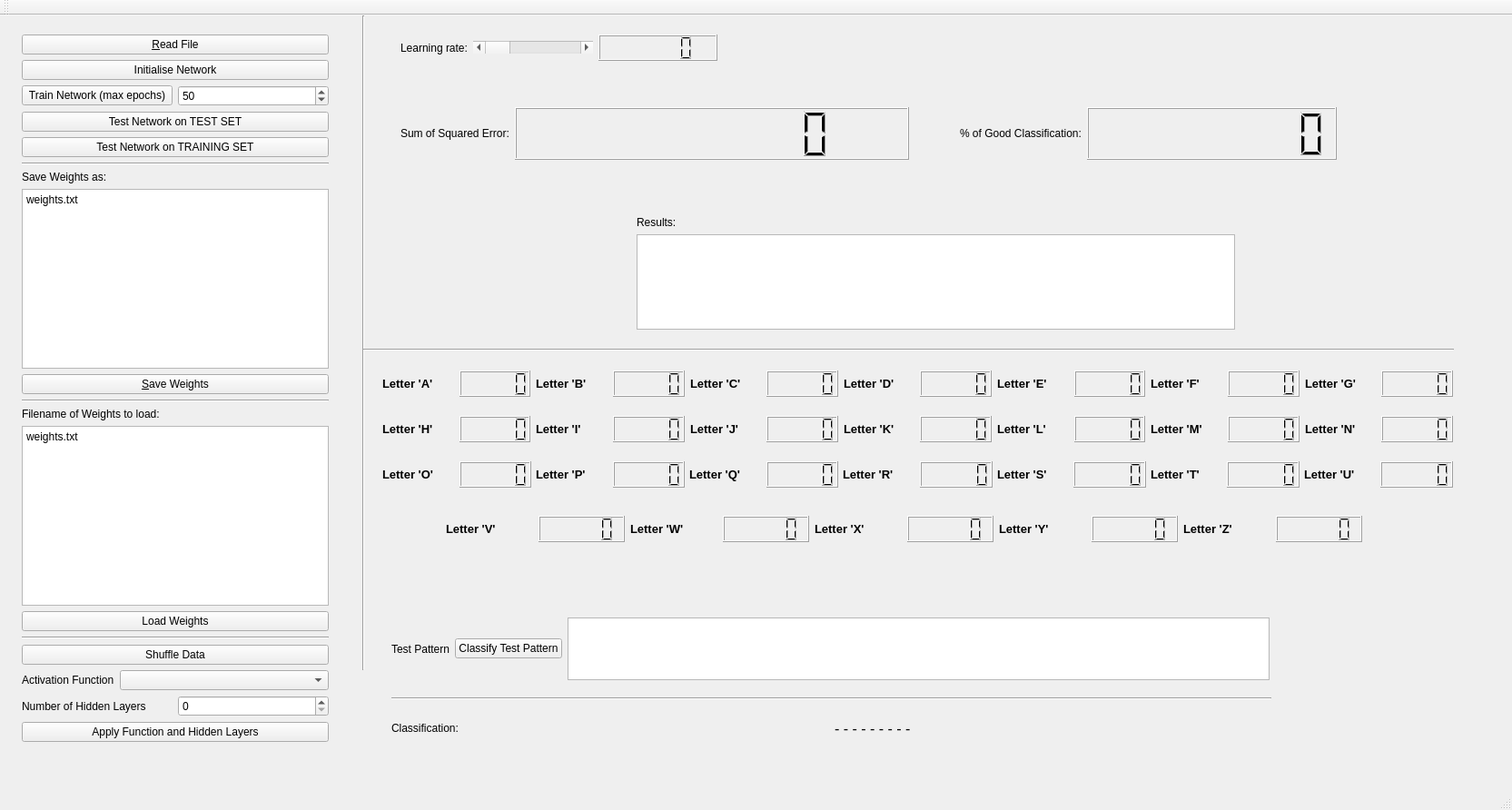
<?xml version="1.0" encoding="UTF-8"?>
<ui version="4.0">
 <class>MainWindow</class>
 <widget class="QMainWindow" name="MainWindow">
  <property name="geometry">
   <rect>
    <x>0</x>
    <y>0</y>
    <width>1665</width>
    <height>892</height>
   </rect>
  </property>
  <property name="windowTitle">
   <string>Neural Network Application:  CHARACTER RECOGNITION</string>
  </property>
  <widget class="QWidget" name="centralWidget">
   <widget class="QWidget" name="verticalLayoutWidget">
    <property name="geometry">
     <rect>
      <x>13</x>
      <y>10</y>
      <width>360</width>
      <height>801</height>
     </rect>
    </property>
    <layout class="QVBoxLayout" name="verticalLayout">
     <property name="sizeConstraint">
      <enum>QLayout::SetDefaultConstraint</enum>
     </property>
     <item>
      <widget class="QPushButton" name="pushButton_Read_File">
       <property name="text">
        <string>&amp;Read File</string>
       </property>
      </widget>
     </item>
     <item>
      <widget class="QPushButton" name="pushButton_Initialise_Network">
       <property name="text">
        <string>Initialise Network</string>
       </property>
      </widget>
     </item>
     <item>
      <layout class="QHBoxLayout" name="horizontalLayout_8">
       <item>
        <widget class="QPushButton" name="pushButton_Train_Network_Max_Epochs">
         <property name="text">
          <string>Train Network (max epochs)</string>
         </property>
        </widget>
       </item>
       <item>
        <widget class="QSpinBox" name="spinBox_training_Epochs">
         <property name="maximum">
          <number>9999</number>
         </property>
         <property name="value">
          <number>50</number>
         </property>
        </widget>
       </item>
      </layout>
     </item>
     <item>
      <widget class="QPushButton" name="pushButton_Test_All_Patterns">
       <property name="text">
        <string>Test Network on TEST SET</string>
       </property>
      </widget>
     </item>
     <item>
      <widget class="QPushButton" name="pushButton_testNetOnTrainingSet">
       <property name="text">
        <string>Test Network on TRAINING SET</string>
       </property>
      </widget>
     </item>
     <item>
      <widget class="Line" name="line_6">
       <property name="orientation">
        <enum>Qt::Horizontal</enum>
       </property>
      </widget>
     </item>
     <item>
      <widget class="QLabel" name="label_9">
       <property name="text">
        <string>Save Weights as:</string>
       </property>
      </widget>
     </item>
     <item>
      <widget class="QPlainTextEdit" name="plainTextEdit_saveWeightsAs">
       <property name="plainText">
        <string>weights.txt</string>
       </property>
      </widget>
     </item>
     <item>
      <widget class="QPushButton" name="pushButton_Save_Weights">
       <property name="text">
        <string>&amp;Save Weights</string>
       </property>
      </widget>
     </item>
     <item>
      <widget class="Line" name="line_5">
       <property name="orientation">
        <enum>Qt::Horizontal</enum>
       </property>
      </widget>
     </item>
     <item>
      <widget class="QLabel" name="label_8">
       <property name="text">
        <string>Filename of Weights to load:</string>
       </property>
      </widget>
     </item>
     <item>
      <widget class="QPlainTextEdit" name="plainTextEdit_fileNameLoadWeights">
       <property name="sizePolicy">
        <sizepolicy hsizetype="Expanding" vsizetype="Expanding">
         <horstretch>0</horstretch>
         <verstretch>0</verstretch>
        </sizepolicy>
       </property>
       <property name="plainText">
        <string>weights.txt</string>
       </property>
      </widget>
     </item>
     <item>
      <widget class="QPushButton" name="pushButton_Load_Weights">
       <property name="text">
        <string>Load Weights</string>
       </property>
      </widget>
     </item>
     <item>
      <widget class="Line" name="line_3">
       <property name="orientation">
        <enum>Qt::Horizontal</enum>
       </property>
      </widget>
     </item>
     <item>
      <widget class="QPushButton" name="pushButton_Shuffle_Data">
       <property name="text">
        <string>Shuffle Data</string>
       </property>
      </widget>
     </item>
     <item>
      <layout class="QHBoxLayout" name="horizontalLayout_12">
       <item>
        <widget class="QLabel" name="label_36">
         <property name="sizePolicy">
          <sizepolicy hsizetype="Maximum" vsizetype="Preferred">
           <horstretch>0</horstretch>
           <verstretch>0</verstretch>
          </sizepolicy>
         </property>
         <property name="font">
          <font>
           <weight>50</weight>
           <bold>false</bold>
          </font>
         </property>
         <property name="text">
          <string>Activation Function</string>
         </property>
        </widget>
       </item>
       <item>
        <widget class="QComboBox" name="comboBox"/>
       </item>
      </layout>
     </item>
     <item>
      <layout class="QHBoxLayout" name="horizontalLayout_13">
       <item>
        <widget class="QLabel" name="label_37">
         <property name="sizePolicy">
          <sizepolicy hsizetype="Preferred" vsizetype="Preferred">
           <horstretch>0</horstretch>
           <verstretch>0</verstretch>
          </sizepolicy>
         </property>
         <property name="text">
          <string>Number of Hidden Layers</string>
         </property>
        </widget>
       </item>
       <item>
        <widget class="QSpinBox" name="spinBox_HiddenLayers"/>
       </item>
      </layout>
     </item>
     <item>
      <widget class="QPushButton" name="pushButton_ApplyFunction_and_HiddenLayer">
       <property name="text">
        <string>Apply Function and Hidden Layers</string>
       </property>
      </widget>
     </item>
    </layout>
   </widget>
   <widget class="QWidget" name="horizontalLayoutWidget">
    <property name="geometry">
     <rect>
      <x>430</x>
      <y>10</y>
      <width>371</width>
      <height>51</height>
     </rect>
    </property>
    <layout class="QHBoxLayout" name="horizontalLayout">
     <item>
      <widget class="QLabel" name="label">
       <property name="text">
        <string>Learning rate:</string>
       </property>
      </widget>
     </item>
     <item>
      <widget class="QScrollBar" name="horizScrollBar_LearningRate">
       <property name="sizePolicy">
        <sizepolicy hsizetype="Minimum" vsizetype="Fixed">
         <horstretch>1</horstretch>
         <verstretch>0</verstretch>
        </sizepolicy>
       </property>
       <property name="maximum">
        <number>500</number>
       </property>
       <property name="orientation">
        <enum>Qt::Horizontal</enum>
       </property>
      </widget>
     </item>
     <item>
      <widget class="QLCDNumber" name="lcdNumber_LearningRate">
       <property name="sizePolicy">
        <sizepolicy hsizetype="Minimum" vsizetype="Minimum">
         <horstretch>1</horstretch>
         <verstretch>0</verstretch>
        </sizepolicy>
       </property>
       <property name="layoutDirection">
        <enum>Qt::LeftToRight</enum>
       </property>
       <property name="lineWidth">
        <number>1</number>
       </property>
       <property name="smallDecimalPoint">
        <bool>true</bool>
       </property>
      </widget>
     </item>
    </layout>
   </widget>
   <widget class="Line" name="line">
    <property name="geometry">
     <rect>
      <x>390</x>
      <y>0</y>
      <width>20</width>
      <height>721</height>
     </rect>
    </property>
    <property name="orientation">
     <enum>Qt::Vertical</enum>
    </property>
   </widget>
   <widget class="Line" name="line_4">
    <property name="geometry">
     <rect>
      <x>400</x>
      <y>360</y>
      <width>1201</width>
      <height>16</height>
     </rect>
    </property>
    <property name="orientation">
     <enum>Qt::Horizontal</enum>
    </property>
   </widget>
   <widget class="QWidget" name="verticalLayoutWidget_2">
    <property name="geometry">
     <rect>
      <x>690</x>
      <y>210</y>
      <width>681</width>
      <height>147</height>
     </rect>
    </property>
    <layout class="QVBoxLayout" name="verticalLayout_2">
     <item>
      <widget class="QLabel" name="label_10">
       <property name="text">
        <string>Results:</string>
       </property>
      </widget>
     </item>
     <item>
      <widget class="QPlainTextEdit" name="plainTextEdit_results"/>
     </item>
    </layout>
   </widget>
   <widget class="QWidget" name="horizontalLayoutWidget_4">
    <property name="geometry">
     <rect>
      <x>410</x>
      <y>430</y>
      <width>1201</width>
      <height>51</height>
     </rect>
    </property>
    <layout class="QHBoxLayout" name="horizontalLayout_4">
     <item>
      <widget class="QLabel" name="label_15">
       <property name="font">
        <font>
         <pointsize>10</pointsize>
         <weight>75</weight>
         <bold>true</bold>
        </font>
       </property>
       <property name="text">
        <string>Letter 'H'</string>
       </property>
      </widget>
     </item>
     <item>
      <widget class="QLCDNumber" name="lcdNumber_H"/>
     </item>
     <item>
      <widget class="QLabel" name="label_16">
       <property name="font">
        <font>
         <pointsize>10</pointsize>
         <weight>75</weight>
         <bold>true</bold>
        </font>
       </property>
       <property name="text">
        <string>Letter 'I'</string>
       </property>
      </widget>
     </item>
     <item>
      <widget class="QLCDNumber" name="lcdNumber_I"/>
     </item>
     <item>
      <widget class="QLabel" name="label_17">
       <property name="font">
        <font>
         <pointsize>10</pointsize>
         <weight>75</weight>
         <bold>true</bold>
        </font>
       </property>
       <property name="text">
        <string>Letter 'J'</string>
       </property>
      </widget>
     </item>
     <item>
      <widget class="QLCDNumber" name="lcdNumber_J"/>
     </item>
     <item>
      <widget class="QLabel" name="label_18">
       <property name="font">
        <font>
         <pointsize>10</pointsize>
         <weight>75</weight>
         <bold>true</bold>
        </font>
       </property>
       <property name="text">
        <string>Letter 'K'</string>
       </property>
      </widget>
     </item>
     <item>
      <widget class="QLCDNumber" name="lcdNumber_K"/>
     </item>
     <item>
      <widget class="QLabel" name="label_19">
       <property name="font">
        <font>
         <pointsize>10</pointsize>
         <weight>75</weight>
         <bold>true</bold>
        </font>
       </property>
       <property name="text">
        <string>Letter 'L'</string>
       </property>
      </widget>
     </item>
     <item>
      <widget class="QLCDNumber" name="lcdNumber_L"/>
     </item>
     <item>
      <widget class="QLabel" name="label_20">
       <property name="font">
        <font>
         <pointsize>10</pointsize>
         <weight>75</weight>
         <bold>true</bold>
        </font>
       </property>
       <property name="text">
        <string>Letter 'M'</string>
       </property>
      </widget>
     </item>
     <item>
      <widget class="QLCDNumber" name="lcdNumber_M"/>
     </item>
     <item>
      <widget class="QLabel" name="label_21">
       <property name="font">
        <font>
         <pointsize>10</pointsize>
         <weight>75</weight>
         <bold>true</bold>
        </font>
       </property>
       <property name="text">
        <string>Letter 'N'</string>
       </property>
      </widget>
     </item>
     <item>
      <widget class="QLCDNumber" name="lcdNumber_N"/>
     </item>
    </layout>
   </widget>
   <widget class="QWidget" name="horizontalLayoutWidget_10">
    <property name="geometry">
     <rect>
      <x>430</x>
      <y>90</y>
      <width>1053</width>
      <height>80</height>
     </rect>
    </property>
    <layout class="QHBoxLayout" name="horizontalLayout_11">
     <item>
      <layout class="QHBoxLayout" name="horizontalLayout_2">
       <item>
        <widget class="QLabel" name="label_2">
         <property name="sizePolicy">
          <sizepolicy hsizetype="Preferred" vsizetype="Preferred">
           <horstretch>0</horstretch>
           <verstretch>0</verstretch>
          </sizepolicy>
         </property>
         <property name="text">
          <string>Sum of Squared Error:</string>
         </property>
        </widget>
       </item>
       <item>
        <widget class="QLCDNumber" name="lcdNumber_SSE">
         <property name="sizePolicy">
          <sizepolicy hsizetype="Minimum" vsizetype="Minimum">
           <horstretch>1</horstretch>
           <verstretch>0</verstretch>
          </sizepolicy>
         </property>
         <property name="minimumSize">
          <size>
           <width>175</width>
           <height>0</height>
          </size>
         </property>
         <property name="layoutDirection">
          <enum>Qt::LeftToRight</enum>
         </property>
         <property name="lineWidth">
          <number>1</number>
         </property>
         <property name="smallDecimalPoint">
          <bool>true</bool>
         </property>
         <property name="digitCount">
          <number>8</number>
         </property>
        </widget>
       </item>
       <item>
        <spacer name="horizontalSpacer_6">
         <property name="orientation">
          <enum>Qt::Horizontal</enum>
         </property>
         <property name="sizeHint" stdset="0">
          <size>
           <width>50</width>
           <height>20</height>
          </size>
         </property>
        </spacer>
       </item>
       <item>
        <layout class="QHBoxLayout" name="horizontalLayout_9">
         <item>
          <widget class="QLabel" name="label_11">
           <property name="text">
            <string>% of Good Classification:</string>
           </property>
          </widget>
         </item>
         <item>
          <widget class="QLCDNumber" name="lcdNumber_percentageOfGoodClassification">
           <property name="sizePolicy">
            <sizepolicy hsizetype="Minimum" vsizetype="Minimum">
             <horstretch>1</horstretch>
             <verstretch>0</verstretch>
            </sizepolicy>
           </property>
           <property name="minimumSize">
            <size>
             <width>275</width>
             <height>0</height>
            </size>
           </property>
           <property name="font">
            <font>
             <pointsize>8</pointsize>
             <weight>75</weight>
             <bold>true</bold>
            </font>
           </property>
           <property name="layoutDirection">
            <enum>Qt::LeftToRight</enum>
           </property>
           <property name="lineWidth">
            <number>1</number>
           </property>
           <property name="smallDecimalPoint">
            <bool>true</bool>
           </property>
           <property name="digitCount">
            <number>8</number>
           </property>
          </widget>
         </item>
        </layout>
       </item>
      </layout>
     </item>
    </layout>
   </widget>
   <widget class="QWidget" name="verticalLayoutWidget_3">
    <property name="geometry">
     <rect>
      <x>420</x>
      <y>600</y>
      <width>991</width>
      <height>221</height>
     </rect>
    </property>
    <layout class="QVBoxLayout" name="verticalLayout_3">
     <item>
      <spacer name="verticalSpacer_2">
       <property name="orientation">
        <enum>Qt::Vertical</enum>
       </property>
       <property name="sizeHint" stdset="0">
        <size>
         <width>20</width>
         <height>40</height>
        </size>
       </property>
      </spacer>
     </item>
     <item>
      <widget class="Line" name="line_2">
       <property name="orientation">
        <enum>Qt::Horizontal</enum>
       </property>
      </widget>
     </item>
     <item>
      <layout class="QHBoxLayout" name="horizontalLayout_7">
       <item>
        <widget class="QLabel" name="label_7">
         <property name="text">
          <string>Classification:</string>
         </property>
        </widget>
       </item>
       <item>
        <widget class="QLabel" name="label_Classification">
         <property name="minimumSize">
          <size>
           <width>0</width>
           <height>50</height>
          </size>
         </property>
         <property name="font">
          <font>
           <pointsize>12</pointsize>
          </font>
         </property>
         <property name="text">
          <string>- - - - - - - - - </string>
         </property>
        </widget>
       </item>
      </layout>
     </item>
    </layout>
   </widget>
   <widget class="QWidget" name="horizontalLayoutWidget_2">
    <property name="geometry">
     <rect>
      <x>410</x>
      <y>480</y>
      <width>1201</width>
      <height>51</height>
     </rect>
    </property>
    <layout class="QHBoxLayout" name="horizontalLayout_10">
     <property name="spacing">
      <number>5</number>
     </property>
     <item>
      <widget class="QLabel" name="label_22">
       <property name="font">
        <font>
         <pointsize>10</pointsize>
         <weight>75</weight>
         <bold>true</bold>
        </font>
       </property>
       <property name="text">
        <string>Letter 'O'</string>
       </property>
      </widget>
     </item>
     <item>
      <widget class="QLCDNumber" name="lcdNumber_O"/>
     </item>
     <item>
      <widget class="QLabel" name="label_23">
       <property name="font">
        <font>
         <pointsize>10</pointsize>
         <weight>75</weight>
         <bold>true</bold>
        </font>
       </property>
       <property name="text">
        <string>Letter 'P'</string>
       </property>
      </widget>
     </item>
     <item>
      <widget class="QLCDNumber" name="lcdNumber_P"/>
     </item>
     <item>
      <widget class="QLabel" name="label_24">
       <property name="font">
        <font>
         <pointsize>10</pointsize>
         <weight>75</weight>
         <bold>true</bold>
        </font>
       </property>
       <property name="text">
        <string>Letter 'Q'</string>
       </property>
      </widget>
     </item>
     <item>
      <widget class="QLCDNumber" name="lcdNumber_Q"/>
     </item>
     <item>
      <widget class="QLabel" name="label_25">
       <property name="font">
        <font>
         <pointsize>10</pointsize>
         <weight>75</weight>
         <bold>true</bold>
         <strikeout>false</strikeout>
        </font>
       </property>
       <property name="text">
        <string>Letter 'R'</string>
       </property>
      </widget>
     </item>
     <item>
      <widget class="QLCDNumber" name="lcdNumber_R"/>
     </item>
     <item>
      <widget class="QLabel" name="label_26">
       <property name="font">
        <font>
         <pointsize>10</pointsize>
         <weight>75</weight>
         <bold>true</bold>
        </font>
       </property>
       <property name="text">
        <string>Letter 'S'</string>
       </property>
      </widget>
     </item>
     <item>
      <widget class="QLCDNumber" name="lcdNumber_S"/>
     </item>
     <item>
      <widget class="QLabel" name="label_27">
       <property name="font">
        <font>
         <pointsize>10</pointsize>
         <weight>75</weight>
         <bold>true</bold>
        </font>
       </property>
       <property name="text">
        <string>Letter 'T'</string>
       </property>
      </widget>
     </item>
     <item>
      <widget class="QLCDNumber" name="lcdNumber_T"/>
     </item>
     <item>
      <widget class="QLabel" name="label_28">
       <property name="font">
        <font>
         <pointsize>10</pointsize>
         <weight>75</weight>
         <bold>true</bold>
        </font>
       </property>
       <property name="text">
        <string>Letter 'U'</string>
       </property>
      </widget>
     </item>
     <item>
      <widget class="QLCDNumber" name="lcdNumber_U"/>
     </item>
    </layout>
   </widget>
   <widget class="QWidget" name="horizontalLayoutWidget_3">
    <property name="geometry">
     <rect>
      <x>410</x>
      <y>380</y>
      <width>1201</width>
      <height>51</height>
     </rect>
    </property>
    <layout class="QHBoxLayout" name="horizontalLayout_5">
     <item>
      <widget class="QLabel" name="label_4">
       <property name="font">
        <font>
         <pointsize>10</pointsize>
         <weight>75</weight>
         <bold>true</bold>
        </font>
       </property>
       <property name="text">
        <string>Letter 'A'</string>
       </property>
      </widget>
     </item>
     <item>
      <widget class="QLCDNumber" name="lcdNumber_A"/>
     </item>
     <item>
      <widget class="QLabel" name="label_5">
       <property name="font">
        <font>
         <pointsize>10</pointsize>
         <weight>75</weight>
         <bold>true</bold>
        </font>
       </property>
       <property name="text">
        <string>Letter 'B'</string>
       </property>
      </widget>
     </item>
     <item>
      <widget class="QLCDNumber" name="lcdNumber_B"/>
     </item>
     <item>
      <widget class="QLabel" name="label_6">
       <property name="font">
        <font>
         <pointsize>10</pointsize>
         <weight>75</weight>
         <bold>true</bold>
        </font>
       </property>
       <property name="text">
        <string>Letter 'C'</string>
       </property>
      </widget>
     </item>
     <item>
      <widget class="QLCDNumber" name="lcdNumber_C"/>
     </item>
     <item>
      <widget class="QLabel" name="label_12">
       <property name="font">
        <font>
         <pointsize>10</pointsize>
         <weight>75</weight>
         <bold>true</bold>
        </font>
       </property>
       <property name="text">
        <string>Letter 'D'</string>
       </property>
      </widget>
     </item>
     <item>
      <widget class="QLCDNumber" name="lcdNumber_D"/>
     </item>
     <item>
      <widget class="QLabel" name="label_13">
       <property name="font">
        <font>
         <pointsize>10</pointsize>
         <weight>75</weight>
         <bold>true</bold>
        </font>
       </property>
       <property name="text">
        <string>Letter 'E'</string>
       </property>
      </widget>
     </item>
     <item>
      <widget class="QLCDNumber" name="lcdNumber_E"/>
     </item>
     <item>
      <widget class="QLabel" name="label_14">
       <property name="font">
        <font>
         <pointsize>10</pointsize>
         <weight>75</weight>
         <bold>true</bold>
        </font>
       </property>
       <property name="text">
        <string>Letter 'F'</string>
       </property>
      </widget>
     </item>
     <item>
      <widget class="QLCDNumber" name="lcdNumber_F"/>
     </item>
     <item>
      <widget class="QLabel" name="label_29">
       <property name="font">
        <font>
         <pointsize>10</pointsize>
         <weight>75</weight>
         <bold>true</bold>
        </font>
       </property>
       <property name="text">
        <string>Letter 'G'</string>
       </property>
      </widget>
     </item>
     <item>
      <widget class="QLCDNumber" name="lcdNumber_G"/>
     </item>
    </layout>
   </widget>
   <widget class="QWidget" name="horizontalLayoutWidget_5">
    <property name="geometry">
     <rect>
      <x>480</x>
      <y>540</y>
      <width>1031</width>
      <height>51</height>
     </rect>
    </property>
    <layout class="QHBoxLayout" name="horizontalLayout_6">
     <item>
      <widget class="QLabel" name="label_30">
       <property name="font">
        <font>
         <pointsize>10</pointsize>
         <weight>75</weight>
         <bold>true</bold>
        </font>
       </property>
       <property name="text">
        <string>Letter 'V'</string>
       </property>
      </widget>
     </item>
     <item>
      <widget class="QLCDNumber" name="lcdNumber_V"/>
     </item>
     <item>
      <widget class="QLabel" name="label_31">
       <property name="font">
        <font>
         <pointsize>10</pointsize>
         <weight>75</weight>
         <bold>true</bold>
        </font>
       </property>
       <property name="text">
        <string>Letter 'W'</string>
       </property>
      </widget>
     </item>
     <item>
      <widget class="QLCDNumber" name="lcdNumber_W"/>
     </item>
     <item>
      <widget class="QLabel" name="label_32">
       <property name="font">
        <font>
         <pointsize>10</pointsize>
         <weight>75</weight>
         <bold>true</bold>
        </font>
       </property>
       <property name="text">
        <string>Letter 'X'</string>
       </property>
      </widget>
     </item>
     <item>
      <widget class="QLCDNumber" name="lcdNumber_X">
       <property name="smallDecimalPoint">
        <bool>false</bool>
       </property>
      </widget>
     </item>
     <item>
      <widget class="QLabel" name="label_33">
       <property name="font">
        <font>
         <pointsize>10</pointsize>
         <weight>75</weight>
         <bold>true</bold>
        </font>
       </property>
       <property name="text">
        <string>Letter 'Y'</string>
       </property>
      </widget>
     </item>
     <item>
      <widget class="QLCDNumber" name="lcdNumber_Y"/>
     </item>
     <item>
      <widget class="QLabel" name="label_34">
       <property name="font">
        <font>
         <pointsize>10</pointsize>
         <weight>75</weight>
         <bold>true</bold>
        </font>
       </property>
       <property name="text">
        <string>Letter 'Z'</string>
       </property>
      </widget>
     </item>
     <item>
      <widget class="QLCDNumber" name="lcdNumber_Z"/>
     </item>
    </layout>
   </widget>
   <widget class="QWidget" name="layoutWidget">
    <property name="geometry">
     <rect>
      <x>420</x>
      <y>652</y>
      <width>989</width>
      <height>91</height>
     </rect>
    </property>
    <layout class="QHBoxLayout" name="horizontalLayout_3">
     <item>
      <widget class="QLabel" name="label_3">
       <property name="text">
        <string>Test Pattern</string>
       </property>
      </widget>
     </item>
     <item>
      <widget class="QPushButton" name="pushButton_Classify_Test_Pattern">
       <property name="text">
        <string>Classify Test Pattern</string>
       </property>
      </widget>
     </item>
     <item>
      <widget class="QPlainTextEdit" name="plainTextEdit_Input_Pattern"/>
     </item>
    </layout>
   </widget>
  </widget>
  <widget class="QMenuBar" name="menuBar">
   <property name="geometry">
    <rect>
     <x>0</x>
     <y>0</y>
     <width>1665</width>
     <height>26</height>
    </rect>
   </property>
  </widget>
  <widget class="QToolBar" name="mainToolBar">
   <attribute name="toolBarArea">
    <enum>TopToolBarArea</enum>
   </attribute>
   <attribute name="toolBarBreak">
    <bool>false</bool>
   </attribute>
  </widget>
  <widget class="QStatusBar" name="statusBar"/>
 </widget>
 <layoutdefault spacing="6" margin="11"/>
 <resources/>
 <connections/>
</ui>
